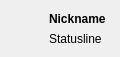
<ui version="4.0" >
 <class>Form</class>
 <widget class="QWidget" name="Form" >
  <property name="geometry" >
   <rect>
    <x>0</x>
    <y>0</y>
    <width>120</width>
    <height>57</height>
   </rect>
  </property>
  <property name="windowTitle" >
   <string>Form</string>
  </property>
  <layout class="QHBoxLayout" >
   <item>
    <widget class="QLabel" name="onlineStatus" >
     <property name="sizePolicy" >
      <sizepolicy vsizetype="Minimum" hsizetype="Minimum" >
       <horstretch>0</horstretch>
       <verstretch>0</verstretch>
      </sizepolicy>
     </property>
     <property name="maximumSize" >
      <size>
       <width>32</width>
       <height>32</height>
      </size>
     </property>
     <property name="text" >
      <string/>
     </property>
     <property name="textFormat" >
      <enum>Qt::PlainText</enum>
     </property>
     <property name="pixmap" >
      <pixmap resource="../../resources/qpalringo.qrc" >:/contacts/pcContactIcon.png</pixmap>
     </property>
     <property name="scaledContents" >
      <bool>false</bool>
     </property>
    </widget>
   </item>
   <item>
    <layout class="QVBoxLayout" >
     <item>
      <widget class="QLabel" name="nickname" >
       <property name="font" >
        <font>
         <weight>75</weight>
         <bold>true</bold>
        </font>
       </property>
       <property name="text" >
        <string>Nickname</string>
       </property>
      </widget>
     </item>
     <item>
      <widget class="QLabel" name="statusline" >
       <property name="text" >
        <string>Statusline</string>
       </property>
      </widget>
     </item>
    </layout>
   </item>
  </layout>
 </widget>
 <resources>
  <include location="../../resources/qpalringo.qrc" />
 </resources>
 <connections/>
</ui>
